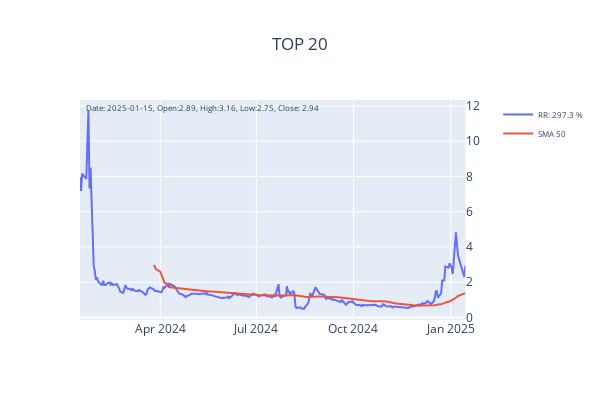
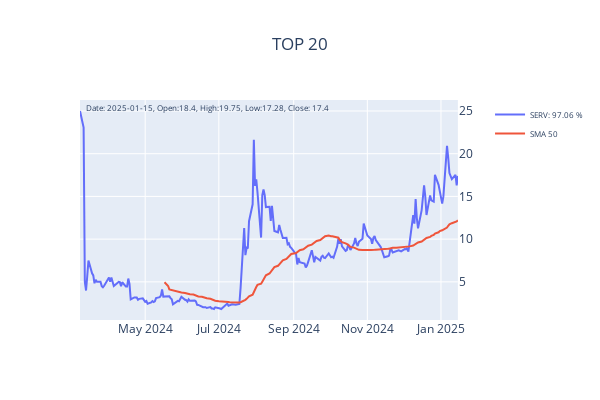
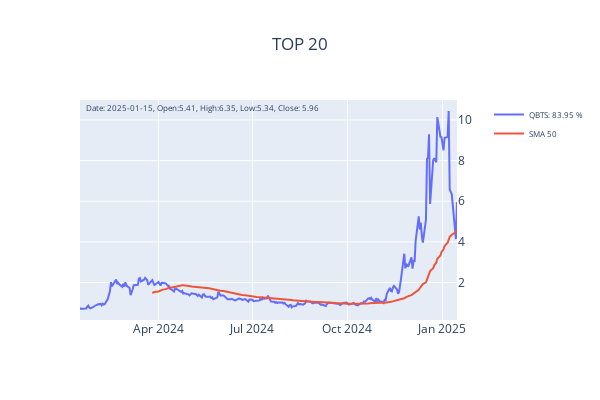
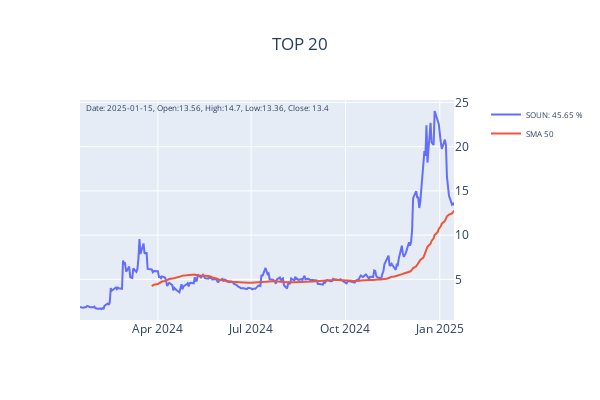

Notebook cell for these charts, in order:
### Markdown cell above
###  Getting best performing stocks

### Code cell
import warnings
warnings.filterwarnings('ignore')

from yfinance_utils import list_utils, file_utils
import yfinance 
from plotly.subplots import make_subplots
import plotly.graph_objects as go
from finta import TA
from yfinance_utils import list_utils
import time
from datetime import datetime

today = datetime.today().strftime('%Y-%m-%d')
NUMBER_OF_TOP_PERFORMERS = 20
PERIOD = 50

_list = list_utils.get_short_list()
_top = list_utils.get_top_performers(_list, size=NUMBER_OF_TOP_PERFORMERS)
_sym = dict(_top)
for _s in _sym:
    time.sleep(5)
    data = yfinance.download(_s, period='1y')
    _f=make_subplots(specs=[[{"secondary_y": True}]])
    _f.update_layout(title=f"TOP {NUMBER_OF_TOP_PERFORMERS}", title_x=0.5, width=600, height=400)

    data.columns = COLUMNS
    data['sma'] = TA.SMA(data, period=PERIOD)
    data.reset_index(inplace=True)
    _f.add_trace(
        go.Scatter(y=data['Close'], x=data['Date'], name=f"{_s}: {_sym[_s]} %"),
        secondary_y=False
    )
    _f.add_trace(
        go.Scatter(y=data['sma'], x=data['Date'], name=f'SMA {PERIOD}'),
        secondary_y=False
    )
    _f.update_yaxes(side='right')
    price = f"Date: {today}, Open:{round(data['Open'].iloc[-1],2)}, High:{round(data['High'].iloc[-1],2)}, Low:{round(data['Low'].iloc[-1],2)}, Close: {round(data['Close'].iloc[-1],2)}"
    _f.add_annotation(xref='x domain',
                    yref='y domain',
                    x=0.01,
                    y=1,
                    text=price, 
                    showarrow=False,
                    font=dict(size=8),
                    row=1, col=1)
    _f.update_layout(legend={"title_font_family":"Arial", "font":{"size":8}})
    _f.show()

if save_to_mongo:
    _sym['DATE'] = datetime.today().strftime('%Y-%m-%d')
    file_utils.save_to_mongo(_sym, "top_performers")

### Figure 1 — Plotly figure (JSON) as saved in the notebook; plotly's stock layout.template omitted (floating-point values rounded to 4 significant figures; data arrays with more than 128 entries replaced by an {"elided": "..."} marker saying what was removed)
{"data": [{"name": "RR: 297.3 %", "type": "scatter", "x": {"elided": "252 str values"}, "xaxis": "x", "y": {"elided": "252 float values"}, "yaxis": "y"}, {"name": "SMA 50", "type": "scatter", "x": {"elided": "252 str values"}, "xaxis": "x", "y": {"elided": "252 float values"}, "yaxis": "y"}], "layout": {"annotations": [{"font": {"size": 8}, "showarrow": false, "text": "Date: 2025-01-15, Open:2.89, High:3.16, Low:2.75, Close: 2.94", "x": 0.01, "xref": "x domain", "y": 1, "yref": "y domain"}], "height": 400, "legend": {"font": {"size": 8}, "title": {"font": {"family": "Arial"}}}, "title": {"text": "TOP 20", "x": 0.5}, "width": 600, "xaxis": {"anchor": "y", "domain": [0, 0.94]}, "yaxis": {"anchor": "x", "domain": [0, 1], "side": "right"}, "yaxis2": {"anchor": "x", "overlaying": "y", "side": "right"}}}

### Figure 2 — Plotly figure (JSON) as saved in the notebook; plotly's stock layout.template omitted (floating-point values rounded to 4 significant figures; data arrays with more than 128 entries replaced by an {"elided": "..."} marker saying what was removed)
{"data": [{"name": "SERV: 97.06 %", "type": "scatter", "x": {"elided": "215 str values"}, "xaxis": "x", "y": {"elided": "215 float values"}, "yaxis": "y"}, {"name": "SMA 50", "type": "scatter", "x": {"elided": "215 str values"}, "xaxis": "x", "y": {"elided": "215 float values"}, "yaxis": "y"}], "layout": {"annotations": [{"font": {"size": 8}, "showarrow": false, "text": "Date: 2025-01-15, Open:18.4, High:19.75, Low:17.28, Close: 17.4", "x": 0.01, "xref": "x domain", "y": 1, "yref": "y domain"}], "height": 400, "legend": {"font": {"size": 8}, "title": {"font": {"family": "Arial"}}}, "title": {"text": "TOP 20", "x": 0.5}, "width": 600, "xaxis": {"anchor": "y", "domain": [0, 0.94]}, "yaxis": {"anchor": "x", "domain": [0, 1], "side": "right"}, "yaxis2": {"anchor": "x", "overlaying": "y", "side": "right"}}}

### Figure 3 — Plotly figure (JSON) as saved in the notebook; plotly's stock layout.template omitted (floating-point values rounded to 4 significant figures; data arrays with more than 128 entries replaced by an {"elided": "..."} marker saying what was removed)
{"data": [{"name": "QBTS: 83.95 %", "type": "scatter", "x": {"elided": "252 str values"}, "xaxis": "x", "y": {"elided": "252 float values"}, "yaxis": "y"}, {"name": "SMA 50", "type": "scatter", "x": {"elided": "252 str values"}, "xaxis": "x", "y": {"elided": "252 float values"}, "yaxis": "y"}], "layout": {"annotations": [{"font": {"size": 8}, "showarrow": false, "text": "Date: 2025-01-15, Open:5.41, High:6.35, Low:5.34, Close: 5.96", "x": 0.01, "xref": "x domain", "y": 1, "yref": "y domain"}], "height": 400, "legend": {"font": {"size": 8}, "title": {"font": {"family": "Arial"}}}, "title": {"text": "TOP 20", "x": 0.5}, "width": 600, "xaxis": {"anchor": "y", "domain": [0, 0.94]}, "yaxis": {"anchor": "x", "domain": [0, 1], "side": "right"}, "yaxis2": {"anchor": "x", "overlaying": "y", "side": "right"}}}

### Figure 4 — Plotly figure (JSON) as saved in the notebook; plotly's stock layout.template omitted (floating-point values rounded to 4 significant figures; data arrays with more than 128 entries replaced by an {"elided": "..."} marker saying what was removed)
{"data": [{"name": "SOUN: 45.65 %", "type": "scatter", "x": {"elided": "252 str values"}, "xaxis": "x", "y": {"elided": "252 float values"}, "yaxis": "y"}, {"name": "SMA 50", "type": "scatter", "x": {"elided": "252 str values"}, "xaxis": "x", "y": {"elided": "252 float values"}, "yaxis": "y"}], "layout": {"annotations": [{"font": {"size": 8}, "showarrow": false, "text": "Date: 2025-01-15, Open:13.56, High:14.7, Low:13.36, Close: 13.4", "x": 0.01, "xref": "x domain", "y": 1, "yref": "y domain"}], "height": 400, "legend": {"font": {"size": 8}, "title": {"font": {"family": "Arial"}}}, "title": {"text": "TOP 20", "x": 0.5}, "width": 600, "xaxis": {"anchor": "y", "domain": [0, 0.94]}, "yaxis": {"anchor": "x", "domain": [0, 1], "side": "right"}, "yaxis2": {"anchor": "x", "overlaying": "y", "side": "right"}}}
